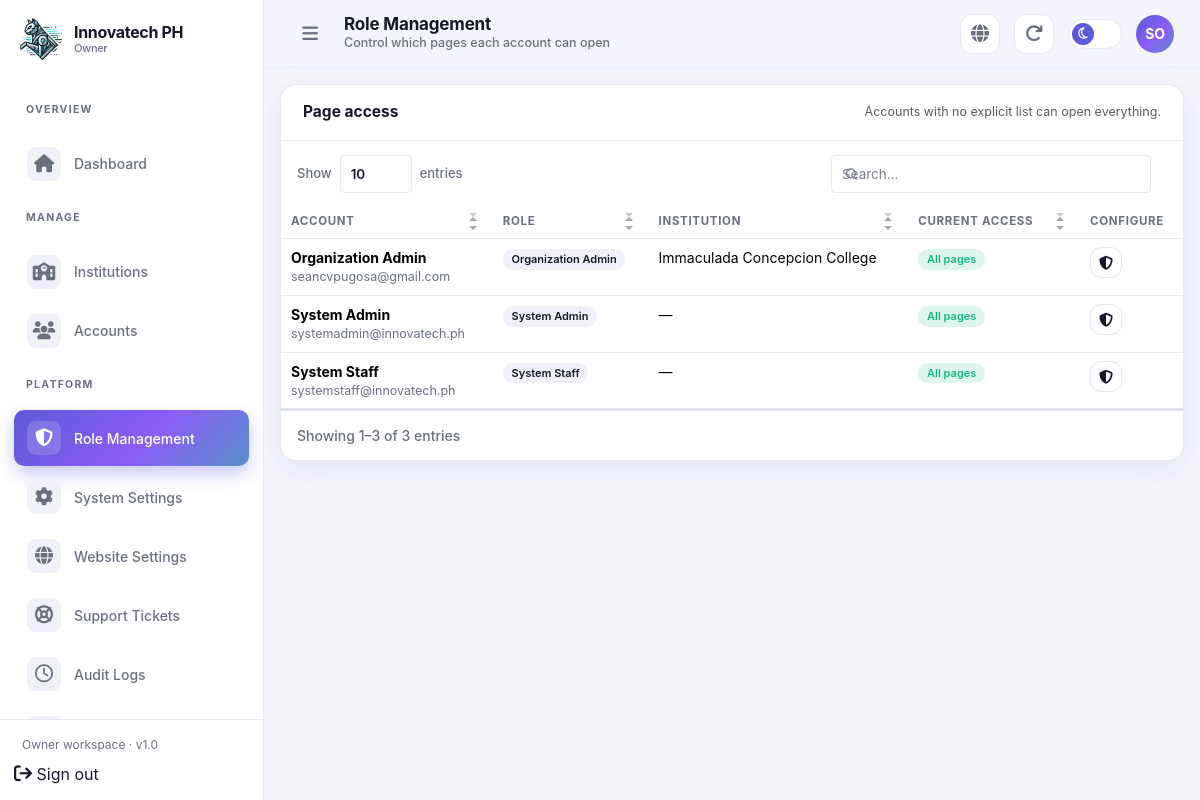
The page /admin/owner/roles.php (signed in) on the database its author committed.
### tables this page shows
CREATE TABLE `platform_settings` (
  `id` tinyint UNSIGNED NOT NULL,
  `product_name` varchar(191) NOT NULL DEFAULT 'AI-Assisted AR 360° Virtual Campus Navigation',
  `company_name` varchar(191) NOT NULL DEFAULT 'Innovatech PH',
  `logo_path` varchar(255) DEFAULT NULL,
  `hero_image_path` varchar(255) DEFAULT NULL,
  `landing_html` mediumtext,
  `contact_email` varchar(191) DEFAULT NULL,
  `smtp_host` varchar(191) DEFAULT NULL,
  `smtp_port` smallint UNSIGNED DEFAULT '587',
  `smtp_username` varchar(191) DEFAULT NULL,
  `smtp_password_enc` varchar(255) DEFAULT NULL,
  `smtp_from_name` varchar(128) DEFAULT NULL,
  `smtp_from_email` varchar(191) DEFAULT NULL,
  `institution_folder_root` varchar(255) NOT NULL DEFAULT 'storage/institutions',
  `template_pack_path` varchar(255) NOT NULL DEFAULT 'storage/templates/org_pack',
  `updated_by` int UNSIGNED DEFAULT NULL,
  `updated_at` datetime NOT NULL DEFAULT CURRENT_TIMESTAMP ON UPDATE CURRENT_TIMESTAMP
);

CREATE TABLE `users` (
  `id` int UNSIGNED NOT NULL,
  `role_id` tinyint UNSIGNED NOT NULL,
  `institution_id` int UNSIGNED DEFAULT NULL COMMENT 'NULL for owner; required for admin/staff; optional for user',
  `supervisor_user_id` int UNSIGNED DEFAULT NULL COMMENT 'staff reports to this admin',
  `email` varchar(191) NOT NULL,
  `username` varchar(64) DEFAULT NULL,
  `password_hash` varchar(255) NOT NULL,
  `first_name` varchar(80) NOT NULL,
  `last_name` varchar(80) NOT NULL,
  `phone` varchar(32) DEFAULT NULL,
  `avatar_path` varchar(255) DEFAULT NULL,
  `is_active` tinyint(1) NOT NULL DEFAULT '1',
  `email_verified_at` datetime DEFAULT NULL,
  `last_login_at` datetime DEFAULT NULL,
  `created_by` int UNSIGNED DEFAULT NULL,
  `created_at` datetime NOT NULL DEFAULT CURRENT_TIMESTAMP,
  `updated_at` datetime NOT NULL DEFAULT CURRENT_TIMESTAMP ON UPDATE CURRENT_TIMESTAMP,
  `deleted_at` datetime DEFAULT NULL
);

CREATE TABLE `roles` (
  `id` tinyint UNSIGNED NOT NULL,
  `slug` varchar(32) NOT NULL,
  `name` varchar(64) NOT NULL,
  `description` varchar(255) DEFAULT NULL
);

CREATE TABLE `institutions` (
  `id` int UNSIGNED NOT NULL,
  `slug` varchar(80) NOT NULL,
  `name` varchar(191) NOT NULL,
  `short_name` varchar(64) DEFAULT NULL,
  `institution_type` enum('school','college','university','other') NOT NULL DEFAULT 'school',
  `description` text,
  `logo_path` varchar(255) DEFAULT NULL,
  `cover_image_path` varchar(255) DEFAULT NULL,
  `address` varchar(255) DEFAULT NULL,
  `city` varchar(80) DEFAULT NULL,
  `province` varchar(80) DEFAULT NULL,
  `country` varchar(80) NOT NULL DEFAULT 'Philippines',
  `latitude` decimal(10,7) DEFAULT NULL,
  `longitude` decimal(10,7) DEFAULT NULL,
  `website_url` varchar(255) DEFAULT NULL,
  `contact_email` varchar(191) DEFAULT NULL,
  `contact_phone` varchar(32) DEFAULT NULL,
  `folder_path` varchar(255) NOT NULL COMMENT 'Generated project dir e.g. storage/institutions/immaculada',
  `landing_mode` enum('360_rotation','floor_plan') NOT NULL DEFAULT '360_rotation',
  `starting_scene_id` int UNSIGNED DEFAULT NULL,
  `starting_floor_plan_id` int UNSIGNED DEFAULT NULL,
  `require_landscape_mobile` tinyint(1) NOT NULL DEFAULT '1' COMMENT 'AR/360 landing locked landscape fullscreen on mobile',
  `is_published` tinyint(1) NOT NULL DEFAULT '0',
  `is_active` tinyint(1) NOT NULL DEFAULT '1',
  `created_by` int UNSIGNED DEFAULT NULL COMMENT 'owner user',
  `created_at` datetime NOT NULL DEFAULT CURRENT_TIMESTAMP,
  `updated_at` datetime NOT NULL DEFAULT CURRENT_TIMESTAMP ON UPDATE CURRENT_TIMESTAMP,
  `deleted_at` datetime DEFAULT NULL
);

### admin/owner/roles.php (the view, shortened to what the rows shown need)
<?php
require_once __DIR__ . '/../../includes/auth.php';
$pageTitle = 'Role Management';
$bodyClass = 'page-owner-roles';
require_once __DIR__ . '/../layout/header.php';
$pageCatalog = [
    'system_admin' => [
        ['system.dashboard', 'System Dashboard'],
        ['system.institutions', 'Institutions'],
        ['system.accounts', 'Accounts'],
        ['system.logs', 'Audit Logs'],
        ['system.files', 'File Manager'],
    ],
    'system_staff' => [
        ['system.dashboard', 'System Dashboard'],
        ['system.institutions', 'Institutions'],
        ['system.files', 'File Manager'],
    ],
    'admin' => [
        ['admin.dashboard', 'Dashboard'],
        ['admin.buildings', 'Buildings'],
        ['admin.locations', 'Locations'],
        ['admin.tours', '360 Tours'],
        ['admin.floorplans', 'Floor Plans'],
        ['admin.settings', 'Theme & Landing'],
        ['admin.ai', '360 Capture Tool'],
        ['admin.files', 'Organization Files'],
    ],
    'staff' => [
        ['staff.dashboard', 'Dashboard'],
        ['staff.facilities', 'Facilities'],
        ['staff.floorplans', 'Floor Plans'],
        ['staff.uploads', 'Media Uploads'],
        ['staff.aistitch', 'AI Stitch'],
        ['staff.aiinfo', 'AI Info'],
    ],
];
$accounts = crud()->raw(
    "SELECT u.id, u.email, u.first_name, u.last_name, u.last_login_at, r.slug AS role_slug, r.name AS role_name,
            i.name AS inst_name
     FROM users u JOIN roles r ON r.id=u.role_id LEFT JOIN institutions i ON i.id=u.institution_id
     WHERE u.deleted_at IS NULL AND r.slug IN ('system_admin','system_staff','admin','staff')
       AND u.id <> :me
     ORDER BY r.id ASC, u.first_name ASC",
    ['me' => (int) current_user()['id']]
)->fetchAll();
$accessMap = [];
$rolesName = ['system_admin' => 'System Admin', 'system_staff' => 'System Staff', 'admin' => 'Organization Admin', 'staff' => 'Organization Staff'];
?>
<div class="ia-card">
  <div class="table-responsive">
    <table class="table table-ia">
      <thead><tr><th>Account</th><th>Role</th><th>Institution</th><th>Current access</th><th class="text-end">Configure</th></tr></thead>
   <tbody>
  <?php foreach ($accounts as $acc): ?>
    <?php
      $slug = $acc['role_slug'];
      $has = isset($accessMap[$acc['id']])
        ? array_keys($accessMap[$acc['id']])
        : [];
    ?>
    <tr>
      <td>
        <div class="fw-bold">
          <?= h($acc['first_name'] . ' ' . $acc['last_name']) ?>
        </div>
        <div class="fs-125 text-ia-muted">
          <?= h($acc['email']) ?>
        </div>
      </td>
      <td>
        <span class="badge badge-surface">
          <?= h($rolesName[$slug] ?? ucfirst($slug)) ?>
        </span>
      </td>
      <td class="text-ia-muted">
        <?= h($acc['inst_name'] ?? '—') ?>
      </td>
      <td>
        <?php if (!$has): ?>
          <span class="badge badge-live">
            All pages
          </span>
        <?php else: ?>
          <span class="badge badge-draft">
            <?= count($has) ?>/<?= count($pageCatalog[$slug]) ?> pages
          </span>
        <?php endif; ?>
      </td>
      <td class="text-end">
        <button
          type="button"
          class="btn btn-sm btn-outline-ia"
          data-bs-toggle="modal"
          data-bs-target="#access-modal-<?= (int) $acc['id'] ?>"
          title="Manage page access"
          aria-label="Manage page access">
          <?= ia_icon('shield', 14) ?>
        </button>
      </td>
    </tr>
  <?php endforeach; ?>
</tbody>
    </table>
  </div>
</div>
<?php require __DIR__ . '/../layout/footer.php'; ?>

### admin/layout/header.php (shortened to what the rows shown need)
<?php
require_once __DIR__ . '/../../includes/auth.php';
require_once __DIR__ . '/nav.php';
$role = current_role() ?? 'user';
$active = $active ?? '';
$roleHome = match ($role) {
  'owner' => 'admin/owner/dashboard',
  'system_admin', 'system_staff' => 'admin/system/dashboard',
  'admin' => 'admin/institution/dashboard',
  'staff' => 'admin/staff/dashboard',
  default => 'admin/index',
};
$platform_settings = crud()->get('platform_settings', 1) ?? [];
$brandLogoUrl = !empty($platform_settings['logo_path']) ? url($platform_settings['logo_path']) : url('assets/logo2.webp');
?>
<!DOCTYPE html>
<html lang="en" data-bs-theme="dark">
<head>
  <link href="<?= url('assets/css/inter-font.css') ?>" rel="stylesheet">
  <link href="<?= url('assets/css/bootstrap.min.css') ?>" rel="stylesheet">
  <link href="<?= url('assets/css/simple-datatables.min.css') ?>" rel="stylesheet">
  <link rel="stylesheet" href="<?= url('assets/css/font-awesome.min.css') ?>">
  <link rel="stylesheet" href="<?= url('admin/assets/css/dashboard.css') ?>">
</head>
<body class="<?= h(trim((string) ($bodyClass ?? ''))) ?>">
  <div class="ia-shell" id="ia-shell">
    <aside class="ia-sidebar">
      <div class="brand">
        <a class="brand-logo" href="<?= url($roleHome) ?>">
          <img src="<?= h($brandLogoUrl) ?>" alt="Innovatech PH">
        </a>
      </div>
        <?php foreach (role_nav($role) as $group):
          if (isset($group[0]) && is_array($group[0]) && array_is_list($group)): ?>
            <?php $label = $group[0];
            $links = array_slice($group, 1); ?>
            <p class="ia-nav-label"><?= h($label) ?></p>
            <ul class="ia-nav">
              <?php foreach ($links as [$text, $href, $icon]): ?>
                <li>
                  <a class="nav-link <?= $active === $text ? 'active' : '' ?>" href="<?= url($href) ?>">
                    <span class="ia-icon"><?= ia_icon($icon) ?></span>
                    <span><?= h($text) ?></span>
                  </a>
                </li>
              <?php endforeach; ?>
            </ul>
          <?php elseif (isset($group['title'])): ?>
              <?php foreach ($group['items'] as [$text, $href, $icon]): ?>
                    <span class="ia-icon"><?= ia_icon($icon) ?></span>
              <?php endforeach; ?>
          <?php endif; endforeach; ?>
    </aside>
    <header class="ia-topbar">
      <div class="flex-grow-1">
        <h1 class="page-title"><?= h($pageTitle ?? 'Dashboard') ?></h1>
      </div>
    </header>
    <main class="ia-main">

### admin/layout/nav.php (shortened to what the rows shown need)
<?php
function ia_icon(string $name, int $size = 18): string
{
    $map = [
        'home' => 'fa-solid fa-house',
        'school' => 'fa-solid fa-school',
        'layers' => 'fa-solid fa-layer-group',
        'building' => 'fa-solid fa-building',
        'map' => 'fa-solid fa-map-location-dot',
        'compass' => 'fa-regular fa-compass',
        'camera' => 'fa-solid fa-camera',
        'sparkles' => 'fa-solid fa-wand-magic-sparkles',
        'users' => 'fa-solid fa-users',
        'user' => 'fa-regular fa-user',
        'settings' => 'fa-solid fa-gear',
        'mail' => 'fa-regular fa-envelope',
        'shield' => 'fa-solid fa-shield-halved',
        'folder' => 'fa-regular fa-folder',
        'file' => 'fa-regular fa-file',
        'clock' => 'fa-regular fa-clock',
        'globe' => 'fa-solid fa-globe',
        'logout' => 'fa-solid fa-arrow-right-from-bracket',
        'move3d' => 'fa-solid fa-cube',
        'image' => 'fa-regular fa-image',
        'palette' => 'fa-solid fa-palette',
        'rocket' => 'fa-solid fa-rocket',
        'search' => 'fa-solid fa-magnifying-glass',
        'link' => 'fa-solid fa-link',
        'menu' => 'fa-solid fa-bars',
        'sun' => 'fa-regular fa-sun',
        'moon' => 'fa-regular fa-moon',
        'info' => 'fa-solid fa-circle-info',
        'grid' => 'fa-solid fa-grip',
        'save' => 'fa-solid fa-floppy-disk',
        'paint' => 'fa-solid fa-paint-roller',
        'wand' => 'fa-solid fa-wand-magic-sparkles',
        'refresh' => 'fa-solid fa-arrow-rotate-right',
        'eye' => 'fa-regular fa-eye',
        'upload' => 'fa-solid fa-cloud-arrow-up',
        'scan-eye' => 'fa-solid fa-vr-cardboard',
        'life-buoy' => 'fa-solid fa-life-ring',
        'download' => 'fa-solid fa-download',
        'check' => 'fa-solid fa-check',
        'chevron' => 'fa-solid fa-chevron-down',
        'x' => 'fa-solid fa-xmark',
        'inbox' => 'fa-solid fa-inbox',
        'edit' => 'fa-regular fa-pen-to-square',
        'trash' => 'fa-regular fa-trash-can',
    ];
    $class = $map[$name] ?? 'fa-solid fa-circle';
    return '<i class="' . $class . '" style="font-size: ' . $size . 'px;"></i>';
}

### rows shown on the page
platform_settings: logo_path (picture)
users: first_name+last_name "Organization Admin", email "seancvpugosa@gmail.com", role.slug "Organization Admin", institution.name "Immaculada Concepcion College", shows "All pages"
users: first_name+last_name "System Admin", email "systemadmin@innovatech.ph", role.slug "System Admin", inst_name "—", shows "All pages"
users: first_name+last_name "System Staff", email "systemstaff@innovatech.ph", role.slug "System Staff", inst_name "—", shows "All pages"

### other values the page prints
APP_NAME "Innovatech PH"
$roleLabel "Owner"
$group['title'] "OVERVIEW"
$text "Dashboard"
$group['title'] "MANAGE"
$text "Institutions"
$text "Accounts"
$group['title'] "PLATFORM"
$text "Role Management"
$text "System Settings"
$text "Website Settings"
$text "Support Tickets"
$text "Audit Logs"
$pageTitle "Role Management"
$pageSub "Control which pages each account can open"
